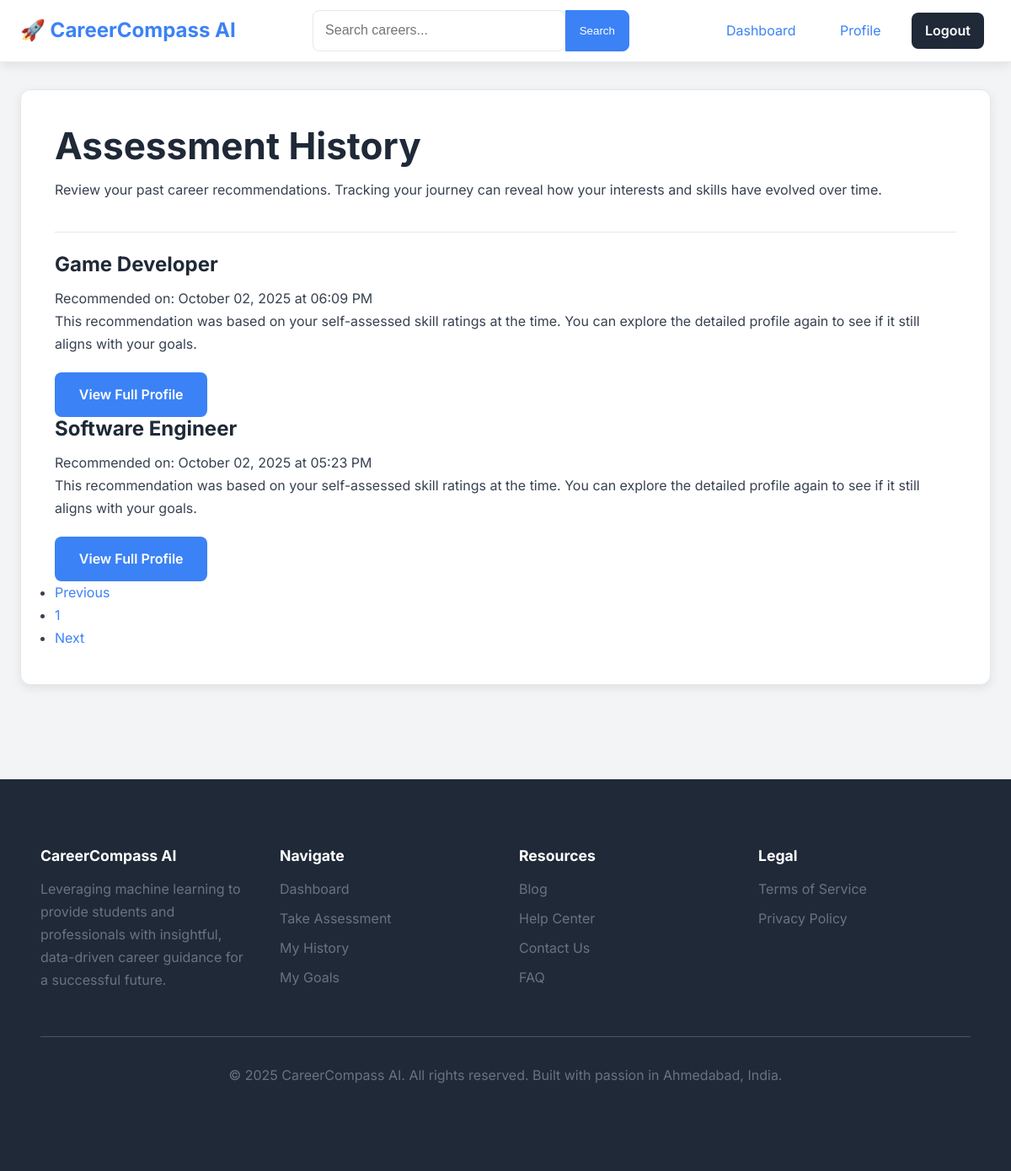
The app's page /history (signed in) with its own data.
### models.py (models this page shows)
class GuidanceResult(db.Model):
    id = db.Column(db.Integer, primary_key=True)
    user_id = db.Column(db.Integer, db.ForeignKey('user.id'), nullable=False)
    timestamp = db.Column(db.DateTime, nullable=False, default=datetime.utcnow)
    inputs_json = db.Column(db.Text, nullable=False)
    recommended_career = db.Column(db.String(150), nullable=False)

### app.py (the view)
@app.route('/history')
@app.route('/history/page/<int:page>')
def history(page=1):
    latest_results_subq = (db.session.query(
                                GuidanceResult.recommended_career,
                                func.max(GuidanceResult.timestamp).label('latest_time')
                            )
                            .filter_by(user_id=current_user.id)
                            .group_by(GuidanceResult.recommended_career)
                            .subquery())
    latest_results = (db.session.query(GuidanceResult)
                      .join(latest_results_subq,
                            (GuidanceResult.recommended_career == latest_results_subq.c.recommended_career) &
                            (GuidanceResult.timestamp == latest_results_subq.c.latest_time))
                      .order_by(GuidanceResult.timestamp.desc())
                      .paginate(page=page, per_page=10))
    return render_template('main/history.html', history_pages=latest_results)

### app.py (called while the page is built)
@login_manager.user_loader
def load_user(user_id):
    return User.query.get(int(user_id))

### templates/main/history.html (shortened to what this page needs)
{% extends "base.html" %}
{% block content %}
<div class="card">
    <div class="card-header">
        <h1>Assessment History</h1>
        <p>Review your past career recommendations. Tracking your journey can reveal how your interests and skills have evolved over time.</p>
    </div>
    <div class="card-body">
        {% if history_pages.items %}
            <div class="history-list">
                {% for item in history_pages.items %}
                <div class="history-item-card">
                    <div class="history-item-header">
                        <h3 class="history-item-title">{{ item.recommended_career }}</h3>
                        <span class="history-item-date">Recommended on: {{ item.timestamp.strftime('%B %d, %Y at %I:%M %p') }}</span>
                    </div>
                    <div class="history-item-body">
                        <p>This recommendation was based on your self-assessed skill ratings at the time. You can explore the detailed profile again to see if it still aligns with your goals.</p>
                    </div>
                    <div class="history-item-footer">
                        <a href="{{ url_for('career_detail', career_name=item.recommended_career) }}" class="btn btn-primary">View Full Profile</a>
                    </div>
                </div>
                {% endfor %}
            </div>
            <nav class="pagination-nav">
                <ul class="pagination">
                    <li class="page-item {% if not history_pages.has_prev %}disabled{% endif %}">
                        <a class="page-link" href="{{ url_for('history', page=history_pages.prev_num) if history_pages.has_prev else '#' }}">Previous</a>
                    </li>
                    {% for page_num in history_pages.iter_pages(left_edge=1, right_edge=1, left_current=1, right_current=2) %}
                        {% if page_num %}
                            <li class="page-item {% if page_num == history_pages.page %}active{% endif %}">
                                <a class="page-link" href="{{ url_for('history', page=page_num) }}">{{ page_num }}</a>
                            </li>
                        {% else %}
                            <li class="page-item disabled"><span class="page-link">...</span></li>
                        {% endif %}
                    {% endfor %}
                    <li class="page-item {% if not history_pages.has_next %}disabled{% endif %}">
                        <a class="page-link" href="{{ url_for('history', page=history_pages.next_num) if history_pages.has_next else '#' }}">Next</a>
                    </li>
                </ul>
            </nav>
        {% else %}
            <div class="empty-state">
                <h4>No History Found</h4>
                <p>You have not taken any assessments yet. Complete your first assessment to start building your career history.</p>
                <a href="{{ url_for('assessment') }}" class="btn btn-primary">Take First Assessment</a>
            </div>
        {% endif %}
    </div>
</div>
{% endblock %}

### static/css/style.css (style rules this page uses)
:root { --primary-color: #3B82F6; --primary-dark: #2563EB; --secondary-color: #1F2937; --accent-color: #10B981; --background-color: #F3F4F6; --surface-color: #FFFFFF; --border-color: #E5E7EB; --text-color: #374151; --text-muted: #6B7280; --danger-color: #EF4444; --font-family: 'Inter', -apple-system, BlinkMacSystemFont, "Segoe UI", Roboto, "Helvetica Neue", Arial, sans-serif; --border-radius: 12px; --box-shadow: 0 4px 12px rgba(0, 0, 0, 0.08); }
* { box-sizing: border-box; margin: 0; padding: 0; }
body { font-family: var(--font-family); background-color: var(--background-color); color: var(--text-color); line-height: 1.7; -webkit-font-smoothing: antialiased; -moz-osx-font-smoothing: grayscale; }
h1, h2, h3, h4, h5, h6 { color: var(--secondary-color); font-weight: 700; line-height: 1.2; margin-bottom: 0.75rem; }
h1 { font-size: 2.75rem; }
h3 { font-size: 1.5rem; }
p { margin-bottom: 1.25rem; }
a { color: var(--primary-color); text-decoration: none; transition: color 0.2s ease-in-out; }
.card { background: var(--surface-color); border-radius: var(--border-radius); box-shadow: var(--box-shadow); padding: 2.5rem; margin-bottom: 2rem; border: 1px solid var(--border-color); transition: transform 0.3s ease, box-shadow 0.3s ease; }
.card-header { border-bottom: 1px solid var(--border-color); padding-bottom: 1rem; margin-bottom: 1.5rem; }
.btn { display: inline-block; padding: 0.8rem 1.8rem; border: none; border-radius: 8px; font-size: 1rem; font-weight: 600; cursor: pointer; text-align: center; transition: all 0.2s ease-in-out; }
.btn-primary { background-color: var(--primary-color); color: white; }

### records on screen
GuidanceResult: recommended_career "Game Developer", timestamp "October 02, 2025 at 06:09 PM"
GuidanceResult: recommended_career "Software Engineer", timestamp "October 02, 2025 at 05:23 PM"

### other values on screen
{{ page_num }} "1"
